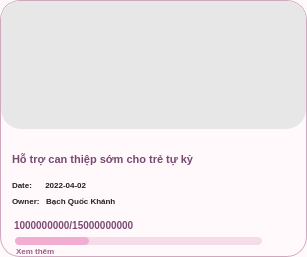
     <widget class="QFrame" name="card13">
      <property name="geometry">
       <rect>
        <x>38</x>
        <y>1110</y>
        <width>307</width>
        <height>257</height>
       </rect>
      </property>
      <property name="styleSheet">
       <string notr="true">QFrame{
    background:#FFF9FC;
    border:1px solid #D0A8BD;
    border-radius:20px;
}</string>
      </property>
      <widget class="QLabel" name="card13Image">
       <property name="geometry">
        <rect>
         <x>1</x>
         <y>1</y>
         <width>305</width>
         <height>128</height>
        </rect>
       </property>
       <property name="styleSheet">
        <string notr="true">QLabel{
    border:none;
    border-top-left-radius:19px;
    border-top-right-radius:19px;
    background:#E7E7E7;
}</string>
       </property>
       <property name="pixmap">
        <pixmap>campaign13.png</pixmap>
       </property>
       <property name="scaledContents">
        <bool>true</bool>
       </property>
      </widget>
      <widget class="QLabel" name="card13Title">
       <property name="geometry">
        <rect>
         <x>12</x>
         <y>138</y>
         <width>282</width>
         <height>42</height>
        </rect>
       </property>
       <property name="styleSheet">
        <string notr="true">QLabel{
    color:#78496F;
    font-size:11px;
    font-weight:800;
    background:transparent;
    border:none;
}</string>
       </property>
       <property name="text">
        <string>Hỗ trợ can thiệp sớm cho trẻ tự kỷ</string>
       </property>
       <property name="wordWrap">
        <bool>true</bool>
       </property>
      </widget>
      <widget class="QLabel" name="card13Date">
       <property name="geometry">
        <rect>
         <x>12</x>
         <y>177</y>
         <width>145</width>
         <height>16</height>
        </rect>
       </property>
       <property name="styleSheet">
        <string notr="true">QLabel{
    color:#222;
    font-size:8px;
    font-weight:500;
    background:transparent;
    border:none;
}</string>
       </property>
       <property name="text">
        <string>Date:      2022-04-02</string>
       </property>
      </widget>
      <widget class="QLabel" name="card13Owner">
       <property name="geometry">
        <rect>
         <x>12</x>
         <y>193</y>
         <width>180</width>
         <height>16</height>
        </rect>
       </property>
       <property name="styleSheet">
        <string notr="true">QLabel{
    color:#222;
    font-size:8px;
    font-weight:500;
    background:transparent;
    border:none;
}</string>
       </property>
       <property name="text">
        <string>Owner:   Bạch Quốc Khánh</string>
       </property>
      </widget>
      <widget class="QLabel" name="card13Money">
       <property name="geometry">
        <rect>
         <x>14</x>
         <y>215</y>
         <width>210</width>
         <height>20</height>
        </rect>
       </property>
       <property name="styleSheet">
        <string notr="true">QLabel{
    color:#7C4A73;
    font-size:10px;
    font-weight:900;
    background:transparent;
    border:none;
}</string>
       </property>
       <property name="text">
        <string>1000000000/15000000000</string>
       </property>
      </widget>
      <widget class="QProgressBar" name="card13Progress">
       <property name="geometry">
        <rect>
         <x>15</x>
         <y>237</y>
         <width>247</width>
         <height>8</height>
        </rect>
       </property>
       <property name="styleSheet">
        <string notr="true">QProgressBar{
    background:#F6DCE8;
    border:none;
    border-radius:4px;
}
QProgressBar::chunk{
    background:#F2AED0;
    border-radius:4px;
}</string>
       </property>
       <property name="value">
        <number>30</number>
       </property>
       <property name="textVisible">
        <bool>false</bool>
       </property>
      </widget>
      <widget class="QLabel" name="card13More">
       <property name="geometry">
        <rect>
         <x>16</x>
         <y>243</y>
         <width>80</width>
         <height>16</height>
        </rect>
       </property>
       <property name="styleSheet">
        <string notr="true">QLabel{
    color:#9A5C8B;
    font-size:8px;
    font-weight:700;
    background:transparent;
    border:none;
}</string>
       </property>
       <property name="text">
        <string>Xem thêm</string>
       </property>
      </widget>
     </widget>
